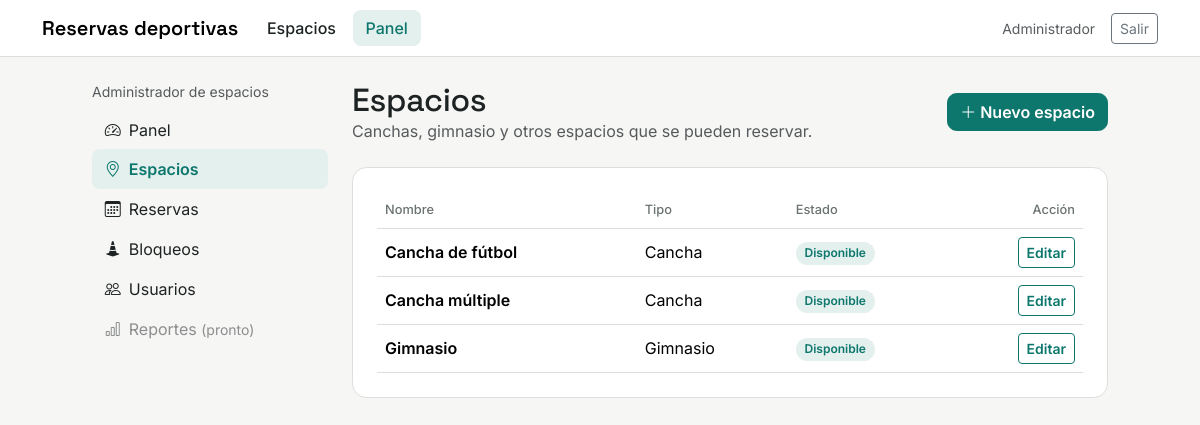
/panel/espacios/ (signed in), run on the app's committed database.
### espacios/models.py (models this page shows, shortened)
class Espacio(models.Model):
    class Tipo(models.TextChoices):
        CANCHA = "cancha", "Cancha"
        GIMNASIO = "gimnasio", "Gimnasio"
        OTRO = "otro", "Otro"
    nombre = models.CharField(max_length=100)
    tipo = models.CharField(max_length=20, choices=Tipo.choices, default=Tipo.CANCHA)
    descripcion = models.TextField(blank=True)
    activo = models.BooleanField(default=True)

### panel/views.py (the view)
# urls.py: path("", RedirectView.as_view(pattern_name="espacios:lista"), name="inicio"),
@solo_administrador
def espacios(request):
    lista = Espacio.objects.order_by("-activo", "nombre")
    return render(request, "panel/espacios.html", {"seccion": "espacios", "espacios": lista})

### panel/views.py (called while the page is built)
def solo_administrador(vista):
    @login_required
    @wraps(vista)
    def envoltura(request, *args, **kwargs):
        if not request.user.is_staff:
            messages.error(request, "Solo el administrador puede entrar al panel.")
            return redirect("espacios:lista")
        return vista(request, *args, **kwargs)
    return envoltura

### panel/templates/panel/espacios.html (shortened to what this page needs)
{% extends "panel/base_panel.html" %}
{% block panel %}
<div class="d-flex flex-wrap justify-content-between align-items-center gap-2 mb-4">
  <div>
    <h1 class="h2 mb-0">Espacios</h1>
    <p class="text-body-secondary mb-0">Canchas, gimnasio y otros espacios que se pueden reservar.</p>
  </div>
  <a href="{% url 'panel:espacio_nuevo' %}" class="btn btn-verde"><i class="bi bi-plus-lg me-1"></i>Nuevo espacio</a>
</div>
<div class="tarjeta p-3 p-md-4">
  {% if espacios %}
    <div class="table-responsive">
      <table class="table tabla-panel align-middle mb-0">
        <thead><tr><th>Nombre</th><th>Tipo</th><th>Estado</th><th class="text-end">Acción</th></tr></thead>
        <tbody>
          {% for e in espacios %}
            <tr>
              <td class="fw-semibold">{{ e.nombre }}{% if e.descripcion %}<div class="small text-body-secondary fw-normal">{{ e.descripcion|truncatechars:70 }}</div>{% endif %}</td>
              <td>{{ e.get_tipo_display }}</td>
              <td>
                {% if e.activo %}<span class="etiqueta etiqueta-confirmada">Disponible</span>
                {% else %}<span class="etiqueta etiqueta-cancelada">Desactivado</span>{% endif %}
              </td>
              <td class="text-end"><a href="{% url 'panel:espacio_editar' e.pk %}" class="btn btn-sm btn-borde-verde">Editar</a></td>
            </tr>
          {% endfor %}
        </tbody>
      </table>
    </div>
  {% else %}
    <p class="text-body-secondary mb-0">Todavía no hay espacios.</p>
  {% endif %}
</div>
{% endblock %}

### static/css/estilos.css (style rules this page uses)
:root { --verde: #0e776d; --verde-oscuro: #0a5d55; --verde-claro: #e3f0ee; --oscuro: #142020; --fondo: #f6f6f4; --borde: #dedfdc; --gris: #e6e8e6; --ambar: #fbedc4; --ambar-texto: #7a5a0a; --bs-body-font-family: "Inter", system-ui, sans-serif; --bs-body-bg: var(--fondo); --bs-body-color: #1d2323; --bs-link-color: var(--verde); --bs-link-color-rgb: 14, 119, 109; --bs-link-hover-color: var(--verde-oscuro); --bs-link-hover-color-rgb: 10, 93, 85; --bs-border-color: var(--borde); --bs-border-radius: .6rem; --bs-focus-ring-color: rgba(14, 119, 109, .25); }
h1, h2, h3, .titulo { font-family: "Space Grotesk", "Inter", sans-serif; font-weight: 600; letter-spacing: -.01em; }
.btn-verde { --bs-btn-bg: var(--verde); --bs-btn-border-color: var(--verde); --bs-btn-color: #fff; --bs-btn-hover-bg: var(--verde-oscuro); --bs-btn-hover-border-color: var(--verde-oscuro); --bs-btn-hover-color: #fff; --bs-btn-active-bg: var(--verde-oscuro); --bs-btn-active-border-color: var(--verde-oscuro); --bs-btn-active-color: #fff; --bs-btn-disabled-bg: var(--verde); --bs-btn-disabled-border-color: var(--verde); --bs-btn-disabled-color: #fff; font-weight: 600; }
.btn-borde-verde { --bs-btn-color: var(--verde); --bs-btn-border-color: var(--verde); --bs-btn-bg: #fff; --bs-btn-hover-bg: var(--verde); --bs-btn-hover-border-color: var(--verde); --bs-btn-hover-color: #fff; --bs-btn-active-bg: var(--verde-oscuro); --bs-btn-active-color: #fff; font-weight: 600; }
.tarjeta { background: #fff; border: 1px solid var(--borde); border-radius: .9rem; }
.etiqueta { display: inline-block; padding: .15rem .55rem; border-radius: 1rem; font-size: .75rem; font-weight: 600; }
.etiqueta-confirmada { background: var(--verde-claro); color: var(--verde); }
.tabla-panel th { font-weight: 500; color: #6b7372; font-size: .8rem; }
.tabla-panel td, .tabla-panel th { background: transparent; }

### data on the page
Espacio: nombre "Cancha de fútbol", tipo "Cancha", activo "Disponible"
Espacio: nombre "Cancha múltiple", tipo "Cancha", activo "Disponible"
Espacio: nombre "Gimnasio", tipo "Gimnasio", activo "Disponible"
